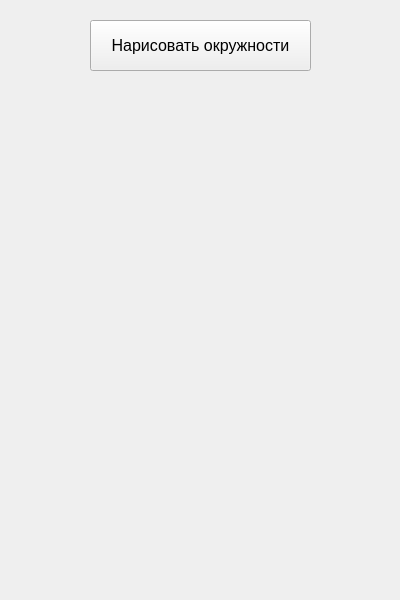
<?xml version="1.0" encoding="UTF-8"?>
<ui version="4.0">
 <class>MainWindow</class>
 <widget class="QMainWindow" name="MainWindow">
  <property name="geometry">
   <rect>
    <x>0</x>
    <y>0</y>
    <width>400</width>
    <height>600</height>
   </rect>
  </property>
  <property name="font">
   <font>
    <pointsize>12</pointsize>
   </font>
  </property>
  <property name="windowTitle">
   <string>Гит и жёлтые окружности</string>
  </property>
  <widget class="QWidget" name="centralwidget">
   <widget class="QPushButton" name="pushButton">
    <property name="geometry">
     <rect>
      <x>90</x>
      <y>20</y>
      <width>221</width>
      <height>51</height>
     </rect>
    </property>
    <property name="text">
     <string>Нарисовать окружности</string>
    </property>
   </widget>
  </widget>
 </widget>
 <resources/>
 <connections/>
</ui>
